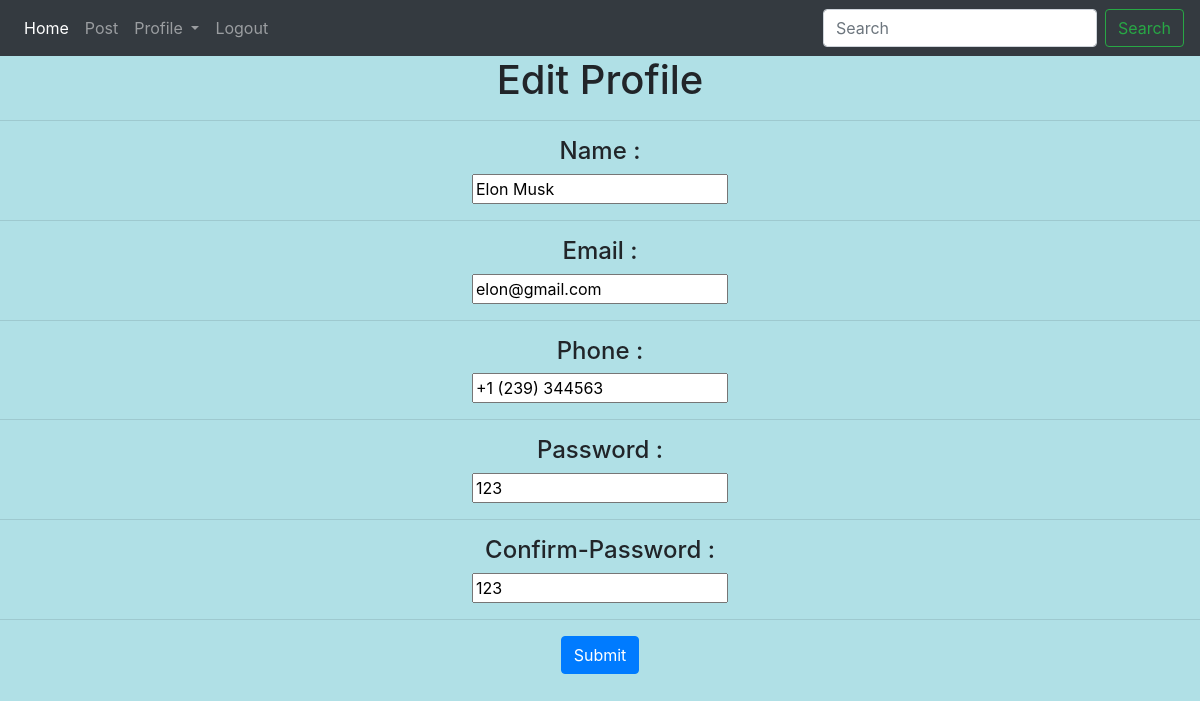
/home/5/edit, run on the app's committed database.
### blog/models.py (models this page shows, shortened)
class PUser(models.Model):
    username = models.CharField(max_length=250)
    name = models.CharField(max_length=200)
    email = models.EmailField(max_length=50)
    phone = models.CharField(max_length=50)
    password = models.CharField(max_length=250)
    confirm_password = models.CharField(max_length=250)

### blog/views.py (the view)
# urls.py: path('home/<int:pk>/edit',views.editprofile),
def editprofile(request,pk):
    user = PUser.objects.get(id=pk)
    form = UserForm(instance=user)
    if request.method == 'POST':
        form = PostForm(request.POST,instance=user)
        if form.is_valid():
            form.save()
            return redirect(f'/home/{ pk }')
    pk = pk
    context = {'form': form,'pk': pk}
    return render(request,'blog/edit.html',context)

### blog/form.py
class UserForm(ModelForm):
    class Meta:
        model = PUser
        fields = '__all__'

### blog/templates/blog/edit.html (shortened to what this page needs)
{% extends 'blog/main.html' %}
{% load static %}
{% block dash%}
<form method="POST" action="http://localhost:8000/home/{{ pk }}/edit">
    <div class="form-group center" align="center" padding='50px'>
        <h1> Edit Profile </h1>
        <hr>
        <h4> Name : </h4> {{form.name}}
        <hr>
        <h4> Email : </h4> {{form.email}}
        <hr>
        <h4> Phone : </h4> {{form.phone}}
        <hr>
        <h4> Password : </h4> {{form.password}}
        <hr>
        <h4> Confirm-Password : </h4> {{form.password}}
        <hr>
        <input type="submit" class="btn btn-primary" name="POST">
    </div
</form>
{% endblock %}

### data on the page
PUser: name "Elon Musk", email "elon@gmail.com", phone "+1 (239) 344563", password "123"
